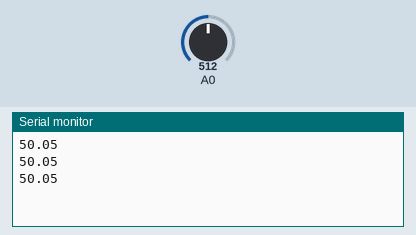
Simulated run of this sketch. Board: Arduino Uno, built with avr-gcc and run on an emulated ATmega328P. On the bench: the last lines printed to the serial monitor. The test bench sets the inputs (shaded band); at power-on: A0 = 512.

Above: at 1.3 s.
1.4 s: A0 set to 716
At 1.9 s:
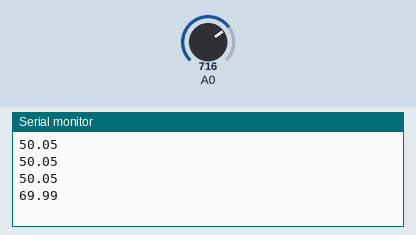
2.9 s: A0 set to 900
At 3.4 s:
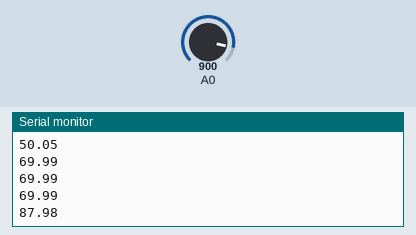
Timing chart, 0 to 5.9 s (numbered marks = the images above; inputs shaded):
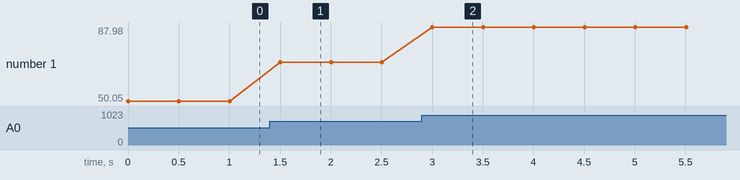

The sketch:

battery_life.ino
```cpp
void setup() {
  // put your setup code here, to run once:
  Serial.begin(9600);
}

void loop() {
  // put your main code here, to run repeatedly:
  float battery = analogRead(A0)*100.0/1023.0;
  Serial.println(battery);
  delay(500);
}
```

Measured:
- after the input at 1.4 s, the serial monitor: prints a new line after 0.10 s (image 1)
- after the input at 2.9 s, the serial monitor: prints a new line after 0.10 s (image 2)
- plotted number 1: 50.05 → 69.99 after the input at 1.4 s, 69.99 → 87.98 after the input at 2.9 s
